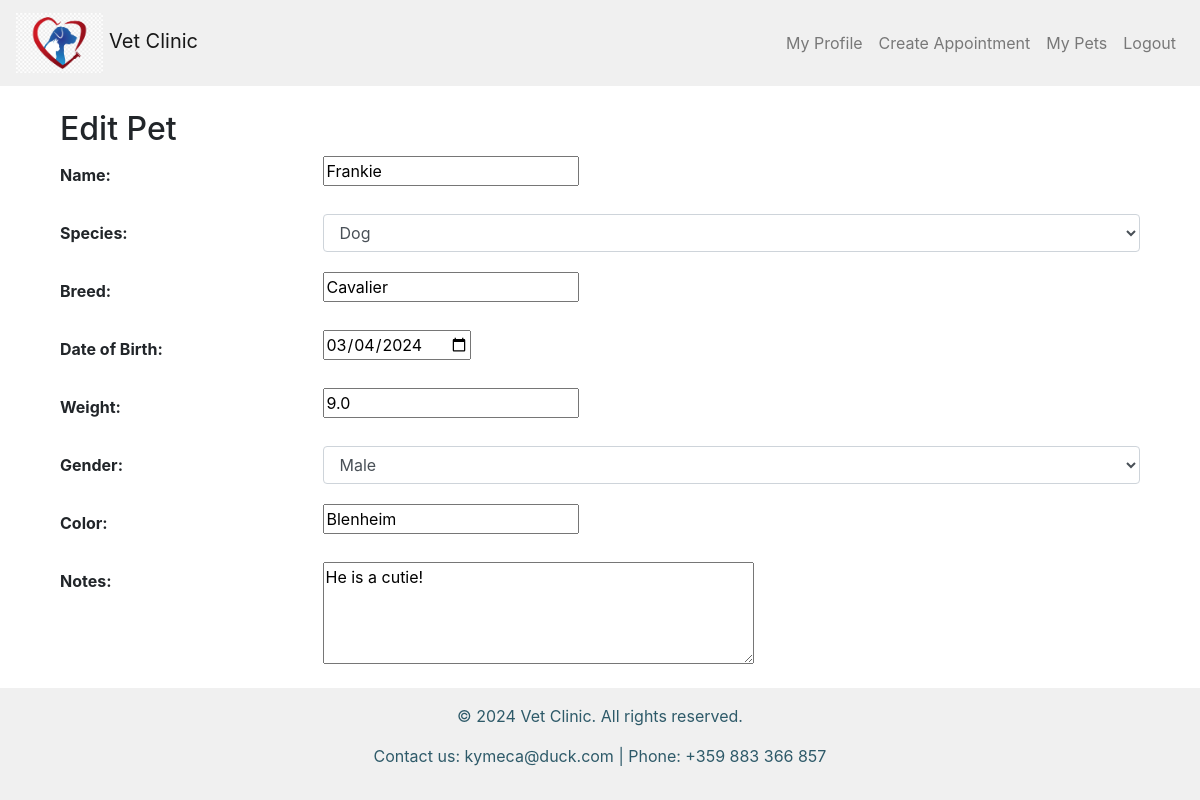
Before: /pet_patients/1/edit/ (signed in) with the older database file.
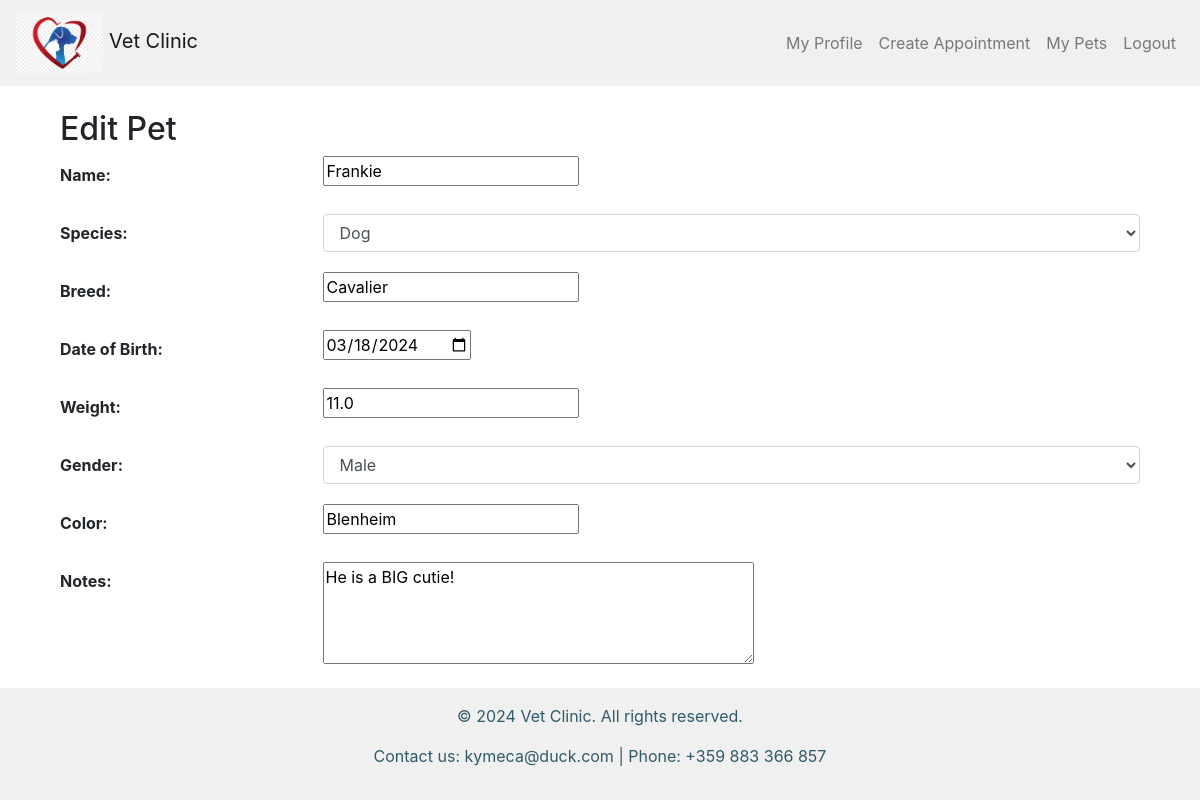
After: the same page with the newer database file.
### vet_clinic/pet_patients/models.py (models this page shows, shortened)
class PetPatient(models.Model):
    MAX_LENGTH_PATIENT_NAME = 50
    MAX_LENGTH_SPECIES_NAME = 25
    MAX_LENGTH_BREED_NAME = 100
    DOG = 'Dog'
    CAT = 'Cat'
    BIRD = 'Bird'
    RABBIT = 'Rabbit'
    HAMSTER = 'Hamster'
    FISH = 'Fish'
    TURTLE = 'Turtle'
    GUINEA_PIG = 'Guinea Pig'
    SNAKE = 'Snake'
    HORSE = 'Horse'
    OTHER = 'Other'
    SPECIES_CHOICES = [
        (DOG, 'Dog'),
        (CAT, 'Cat'),
        (BIRD, 'Bird'),
        (RABBIT, 'Rabbit'),
        (HAMSTER, 'Hamster'),
        (FISH, 'Fish'),
        (TURTLE, 'Turtle'),
        (GUINEA_PIG, 'Guinea Pig'),
        (SNAKE, 'Snake'),
        (HORSE, 'Horse'),
        (OTHER, 'Other'),
    ]
    name = models.CharField(
        max_length=MAX_LENGTH_PATIENT_NAME,
    )
    species = models.CharField(
        max_length=MAX_LENGTH_SPECIES_NAME,
        choices=SPECIES_CHOICES,
    )
    breed = models.CharField(
        max_length=MAX_LENGTH_BREED_NAME,
        null=True,
        blank=True,
    )
    date_of_birth = models.DateField()
    weight = models.FloatField(
        validators=[validate_positive_weight],
    )
    gender = models.CharField(
        max_length=1,
        choices=[
            ('M', 'Male'),
            ('F', 'Female'),
        ],
    )
    color = models.CharField(
        max_length=50,
        null=True,
        blank=True,
    )
    notes = models.TextField(
        blank=True,
    )
    is_active = models.BooleanField(
        default=True,
    )
    user = models.ForeignKey(
        UserModel,
        on_delete=models.CASCADE,
        related_name='pets',
    )
    doctor = models.ForeignKey(
        UserModel,
        on_delete=models.SET_NULL,
        null=True,
        blank=True,
    )

### vet_clinic/pet_patients/views.py (the view, shortened to what this page needs)
# urls.py: path('<int:pk>/edit/', PetEditView.as_view(), name='edit_pet_patient'),
class PetEditView(views.UpdateView):
    form_class = PetPatientEditForm
    template_name = 'pet_patients/edit_pet_patient.html'
    success_url = reverse_lazy('my_pets')
    def get_form(self, form_class=None):
        form = super().get_form(form_class=form_class)
        form.fields['date_of_birth'].widget.attrs.update({'type': 'date'})
        return form
    def get_queryset(self):
        return PetPatient.objects.filter(user=self.request.user)

### vet_clinic/pet_patients/forms.py
class PetPatientEditForm(PetPatientBaseForm):
    pass

### templates/pet_patients/edit_pet_patient.html (shortened to what this page needs)
{% extends 'base.html' %}
{% block main_content %}
<div class="container mt-4">
    <h2>Edit Pet</h2>
    <form action="{% url 'edit_pet_patient' pk=petpatient.pk %}" method="post" class="edit-pet-form">
        <div class="form-group row">
            <label class="col-sm-3 col-form-label">Name:</label>
            <div class="col-sm-9">
                {{ form.name }}
            </div>
        </div>
        <div class="form-group row">
            <label class="col-sm-3 col-form-label">Species:</label>
            <div class="col-sm-9">
                {{ form.species }}
            </div>
        </div>
        <div class="form-group row">
            <label class="col-sm-3 col-form-label">Breed:</label>
            <div class="col-sm-9">
                {{ form.breed }}
            </div>
        </div>
        <div class="form-group row">
            <label class="col-sm-3 col-form-label">Date of Birth:</label>
            <div class="col-sm-9">
                {{ form.date_of_birth }}
            </div>
        </div>
        <div class="form-group row">
            <label class="col-sm-3 col-form-label">Weight:</label>
            <div class="col-sm-9">
                {{ form.weight }}
            </div>
        </div>
        <div class="form-group row">
            <label class="col-sm-3 col-form-label">Gender:</label>
            <div class="col-sm-9">
                {{ form.gender }}
            </div>
        </div>
        <div class="form-group row">
            <label class="col-sm-3 col-form-label">Color:</label>
            <div class="col-sm-9">
                {{ form.color }}
            </div>
        </div>
        <div class="form-group row">
            <label class="col-sm-3 col-form-label">Notes:</label>
            <div class="col-sm-9">
                {{ form.notes }}
            </div>
        </div>
        <div class="form-group row">
            <div class="col-sm-9 offset-sm-3">
                <button type="submit" class="btn btn-primary">Save Changes</button>
            </div>
        </div>
    </form>
</div>
{% endblock %}

Changed rows visible on the page:
changed PetPatient "Frankie": date_of_birth "03/04/2024" → "03/18/2024"; weight "9.0" → "11.0"; notes "He is a cutie!" → "He is a BIG cutie!"
